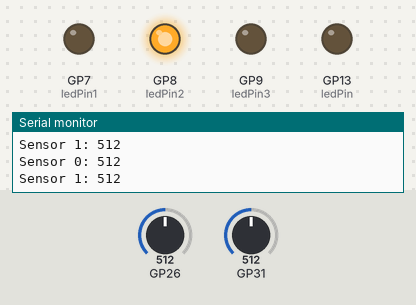
This sketch was run on a simulated Raspberry Pi Pico. On the bench: output pins drawn as LEDs (lit = HIGH), the last lines printed to the serial monitor. Dashed ring = blinking. The test bench sets the inputs (shaded band); at power-on: GP31 = 512, GP26 = 512.

Above: at 1.2 s.
1.3 s: GP31 set to 108
9.7 s: GP31 set to 91
At 9.9 s:
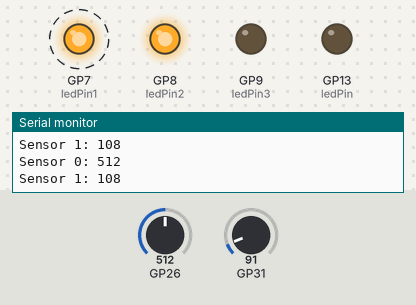
13.2 s: GP31 set to 110
At 14.75 s:
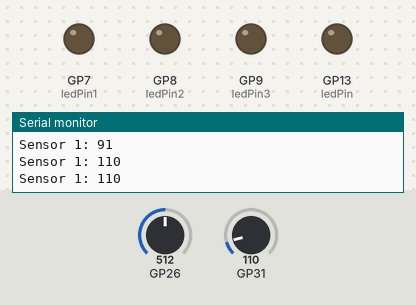
21.7 s: GP31 set to 70
At 25.0 s:
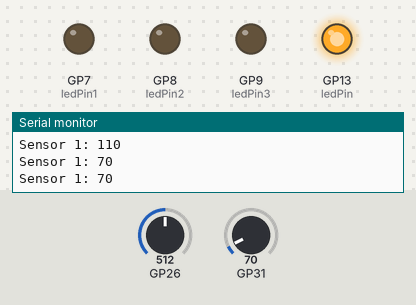
25.2 s: GP31 set to 122
At 27.16 s:
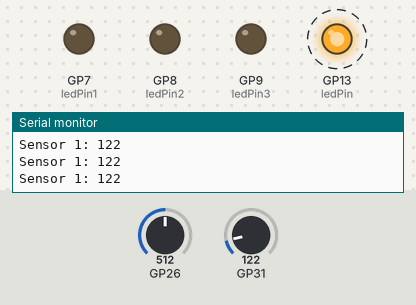
28.7 s: GP31 set to 90
At 31.05 s:
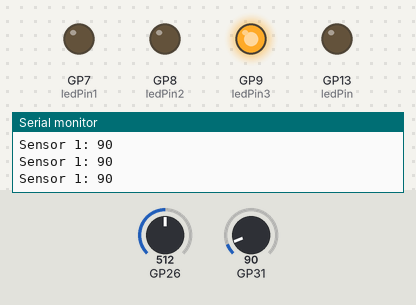
Timing chart, 0 to 33.2 s (numbered marks = the images above; inputs shaded):
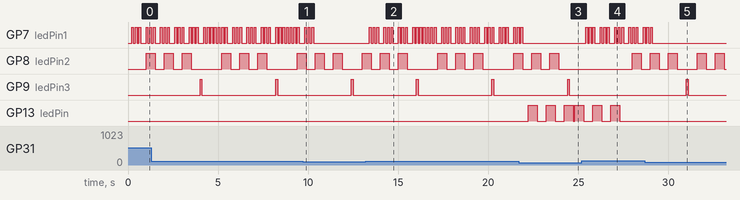

Measured:
- the behaviour switches between 101 and 100 on GP31 (found by bisection; images 0 and 1)
- after the input at 9.7 s, GP7 (ledPin1): goes on until 10.3 s, then stays LOW
- after the input at 13.2 s, GP7 (ledPin1): LOW → HIGH after 0.21 s, → LOW 0.10 s later, → HIGH 0.10 s later, → LOW 0.10 s later, … (65 changes in this stretch)
- after the input at 21.7 s, GP7 (ledPin1): goes on until 21.9 s, then stays LOW; GP13 (ledPin): LOW → HIGH after 0.51 s, then repeats every 1.0 s: LOW 0.50 s, HIGH 0.50 s
- after the input at 25.2 s, GP7 (ledPin1): LOW → HIGH after 0.21 s, then repeats every 0.80 s: 2 × (LOW 0.10 s, HIGH 0.10 s), LOW 0.30 s, HIGH 0.10 s
- after the input at 28.7 s, GP7 (ledPin1): goes on until 29.1 s, then stays LOW
- by itself, GP7 (ledPin1): moves between LOW and HIGH, repeating every 4.0 s
- by itself, GP9 (ledPin3): alternates HIGH for 0.10 s and LOW for 4.1 s

The sketch:

uitlezen_muziek_4optie.ino
```cpp
  int ledPin = 13;
  int ledPin1 = 7;
  int ledPin2 = 8;
  int ledPin3 = 9;

void setup()
{
 setup1();
 setup2();
}

void loop()
{
 loop1();
 loop2();
}

void setup1() {
  // initialize serial communication at 9600 bits per second:
  Serial.begin(9600);
  pinMode(ledPin, OUTPUT);
  pinMode(ledPin1, OUTPUT);
}

void setup2() {
  // initialize serial communication at 9600 bits per second:
  Serial.begin(9600);
  pinMode(ledPin2, OUTPUT);
  pinMode(ledPin3, OUTPUT);
}


// the loop routine runs over and over again forever:
void loop1() {
  // read the input on analog pin 0:
  int sensorValue = analogRead(A5);
  // print out the value you read:
  Serial.print("Sensor 1: ");
  Serial.println(sensorValue);
  delay(200);        // delay in between reads for stability

//knipperlicht rechts poort 13 paars/blauw
  if ( sensorValue  >1   ) {
    if ( sensorValue  < 80  ) {
      digitalWrite(ledPin, HIGH);
      delay(500);
      digitalWrite(ledPin, LOW);
      delay(500);
      digitalWrite(ledPin, HIGH);
      delay(500);
      digitalWrite(ledPin, LOW);
      delay(500);
      digitalWrite(ledPin, HIGH);
      delay(500);
      digitalWrite(ledPin, LOW);
      delay(500);
     }
  }
  // alarmlichten achter poort 7 grijs los
  if ( sensorValue > 100 ) {
    digitalWrite(ledPin1, HIGH);
    delay(100);
    digitalWrite(ledPin1, LOW);
    delay(100);
    digitalWrite(ledPin1, HIGH);
    delay(100);
    digitalWrite(ledPin1, LOW);
    delay(100);
    digitalWrite(ledPin1, HIGH);
    delay(100);
    digitalWrite(ledPin1, LOW);
    delay(100);
  }
}


void loop2() {
  // read the input on analog pin 0:
  int sensorValue = analogRead(A0);
  // print out the value you read:
  Serial.print("Sensor 0: ");
  Serial.println(sensorValue);
  delay(200);        // delay in between reads for stability

  // knipperlicht links poort8  groen/geel
  if ( sensorValue  >1   ) {
    digitalWrite(ledPin2, HIGH);
    delay(500);
    digitalWrite(ledPin2, LOW);
    delay(500);
    digitalWrite(ledPin2, HIGH);
    delay(500);
    digitalWrite(ledPin2, LOW);
    delay(500);
    digitalWrite(ledPin2, HIGH);
    delay(500);
    digitalWrite(ledPin2, LOW);
    delay(500);
  }

  if ( sensorValue > 100 ) {
    digitalWrite(ledPin3, HIGH);
    delay(100);
    digitalWrite(ledPin3, LOW);
    delay(100);
  }
}
```
